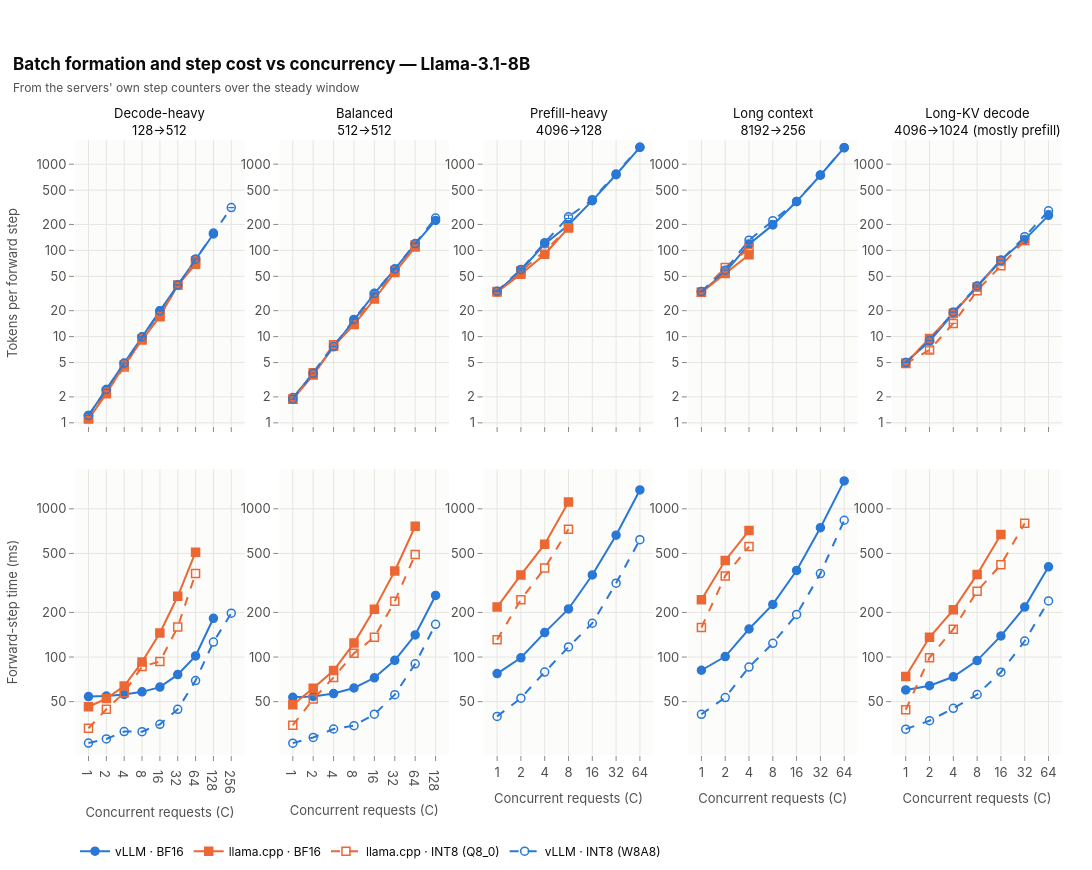

Source (notebook cell):
### Markdown cell above
## 1. Do both servers batch?

### Code cell
fig = plots.concurrency_grid(primary, [
    plots.Panel("tokens_per_step_mean", "Tokens per forward step", "tokens", log_y=True, share_y=True, fmt=".1f"),
    plots.Panel("step_time_s", "Forward-step time (ms)", "ms", scale=1e3, log_y=True, share_y=True, error=None),
], title=f"Batch formation and step cost vs concurrency — {registry.model_label(MODEL)}",
   subtitle="From the servers' own step counters over the steady window")
fig.show()

### Figure 1 — Plotly figure (JSON) as saved in the notebook; plotly's stock layout.template omitted (floating-point values rounded to 4 significant figures)
{"data": [{"customdata": [[0.0002708, 3.0], [0.0004127, 3.0], [0.007982, 3.0], [0.001001, 3.0], [0.06364, 3.0], [0.194, 3.0], [0.7874, 3.0], [0.4239, 3.0]], "error_y": {"array": [0.0002708, 0.0004127, 0.007982, 0.001001, 0.06364, 0.194, 0.7874, 0.4239], "color": "#2a78d6", "thickness": 1.1, "type": "data", "width": 3}, "hovertemplate": "<b>vLLM · BF16</b><br>C = %{x}<br>Tokens per forward step: %{y:.1f} tokens ± %{customdata[0]:.1f}<br>repetitions: %{customdata[1]}<extra></extra>", "legendgroup": "vllm_bf16", "line": {"color": "#2a78d6", "dash": "solid", "width": 2.0}, "marker": {"color": "#2a78d6", "line": {"color": "#2a78d6", "width": 1.5}, "size": 8, "symbol": "circle"}, "mode": "lines+markers", "name": "vLLM · BF16", "showlegend": true, "type": "scatter", "x": [1, 2, 4, 8, 16, 32, 64, 128], "xaxis": "x", "y": [1.22, 2.429, 4.893, 9.877, 19.92, 39.61, 79.21, 154.9], "yaxis": "y"}, {"customdata": [[0.01745, 3.0], [0.01427, 3.0], [0.04597, 3.0], [0.06643, 3.0], [0.3405, 3.0], [0.04381, 3.0], [0.2939, 3.0]], "error_y": {"array": [0.01745, 0.01427, 0.04597, 0.06643, 0.3405, 0.04381, 0.2939], "color": "#eb6834", "thickness": 1.1, "type": "data", "width": 3}, "hovertemplate": "<b>llama.cpp · BF16</b><br>C = %{x}<br>Tokens per forward step: %{y:.1f} tokens ± %{customdata[0]:.1f}<br>repetitions: %{customdata[1]}<extra></extra>", "legendgroup": "llama_cpp_bf16", "line": {"color": "#eb6834", "dash": "solid", "width": 2.0}, "marker": {"color": "#eb6834", "line": {"color": "#eb6834", "width": 1.5}, "size": 8, "symbol": "square"}, "mode": "lines+markers", "name": "llama.cpp · BF16", "showlegend": true, "type": "scatter", "x": [1, 2, 4, 8, 16, 32, 64], "xaxis": "x", "y": [1.106, 2.174, 4.679, 9.13, 17.2, 39.44, 69.23], "yaxis": "y"}, {"customdata": [[0.0153, 3.0], [0.004663, 3.0], [0.3253, 3.0], [0.2371, 3.0], [0.1535, 3.0], [0.2918, 3.0], [4.395, 3.0]], "error_y": {"array": [0.0153, 0.004663, 0.3253, 0.2371, 0.1535, 0.2918, 4.395], "color": "#eb6834", "thickness": 1.1, "type": "data", "width": 3}, "hovertemplate": "<b>llama.cpp · INT8 (Q8_0)</b><br>C = %{x}<br>Tokens per forward step: %{y:.1f} tokens ± %{customdata[0]:.1f}<br>repetitions: %{customdata[1]}<extra></extra>", "legendgroup": "llama_cpp_int8", "line": {"color": "#eb6834", "dash": "dash", "width": 2.0}, "marker": {"color": "#eb6834", "line": {"color": "#eb6834", "width": 1.5}, "size": 8, "symbol": "square-open"}, "mode": "lines+markers", "name": "llama.cpp · INT8 (Q8_0)", "showlegend": true, "type": "scatter", "x": [1, 2, 4, 8, 16, 32, 64], "xaxis": "x", "y": [1.121, 2.275, 4.433, 9.464, 17.02, 39.62, 76.06], "yaxis": "y"}, {"customdata": [[0.0001359, 3.0], [0.0002873, 3.0], [0.001803, 3.0], [0.03576, 3.0], [0.08013, 3.0], [0.1813, 3.0], [0.1137, 3.0], [0.3293, 3.0], [0.6345, 3.0]], "error_y": {"array": [0.0001359, 0.0002873, 0.001803, 0.03576, 0.08013, 0.1813, 0.1137, 0.3293, 0.6345], "color": "#2a78d6", "thickness": 1.1, "type": "data", "width": 3}, "hovertemplate": "<b>vLLM · INT8 (W8A8)</b><br>C = %{x}<br>Tokens per forward step: %{y:.1f} tokens ± %{customdata[0]:.1f}<br>repetitions: %{customdata[1]}<extra></extra>", "legendgroup": "vllm_int8", "line": {"color": "#2a78d6", "dash": "dash", "width": 2.0}, "marker": {"color": "#2a78d6", "line": {"color": "#2a78d6", "width": 1.5}, "size": 8, "symbol": "circle-open"}, "mode": "lines+markers", "name": "vLLM · INT8 (W8A8)", "showlegend": true, "type": "scatter", "x": [1, 2, 4, 8, 16, 32, 64, 128, 256], "xaxis": "x", "y": [1.22, 2.436, 4.938, 9.952, 19.93, 39.68, 79.03, 158.8, 313.6], "yaxis": "y"}, {"customdata": [[0.07239, 3.0], [0.009787, 3.0], [0.003703, 3.0], [0.05105, 3.0], [0.07343, 3.0], [0.6748, 3.0], [2.162, 3.0], [0.2869, 3.0]], "error_y": {"array": [0.07239, 0.009787, 0.003703, 0.05105, 0.07343, 0.6748, 2.162, 0.2869], "color": "#2a78d6", "thickness": 1.1, "type": "data", "width": 3}, "hovertemplate": "<b>vLLM · BF16</b><br>C = %{x}<br>Tokens per forward step: %{y:.1f} tokens ± %{customdata[0]:.1f}<br>repetitions: %{customdata[1]}<extra></extra>", "legendgroup": "vllm_bf16", "line": {"color": "#2a78d6", "dash": "solid", "width": 2.0}, "marker": {"color": "#2a78d6", "line": {"color": "#2a78d6", "width": 1.5}, "size": 8, "symbol": "circle"}, "mode": "lines+markers", "name": "vLLM · BF16", "showlegend": false, "type": "scatter", "x": [1, 2, 4, 8, 16, 32, 64, 128], "xaxis": "x2", "y": [1.961, 3.725, 7.622, 15.74, 31.53, 60.71, 118.3, 222.9], "yaxis": "y2"}, {"customdata": [[0.003721, 3.0], [0.02116, 3.0], [1.088e-15, 3.0], [0.1007, 3.0], [0.01819, 3.0], [0.1924, 3.0], [0.2289, 3.0]], "error_y": {"array": [0.003721, 0.02116, 1.088e-15, 0.1007, 0.01819, 0.1924, 0.2289], "color": "#eb6834", "thickness": 1.1, "type": "data", "width": 3}, "hovertemplate": "<b>llama.cpp · BF16</b><br>C = %{x}<br>Tokens per forward step: %{y:.1f} tokens ± %{customdata[0]:.1f}<br>repetitions: %{customdata[1]}<extra></extra>", "legendgroup": "llama_cpp_bf16", "line": {"color": "#eb6834", "dash": "solid", "width": 2.0}, "marker": {"color": "#eb6834", "line": {"color": "#eb6834", "width": 1.5}, "size": 8, "symbol": "square"}, "mode": "lines+markers", "name": "llama.cpp · BF16", "showlegend": false, "type": "scatter", "x": [1, 2, 4, 8, 16, 32, 64], "xaxis": "x2", "y": [1.88, 3.579, 7.728, 13.81, 27.24, 55.45, 109.2], "yaxis": "y2"}, {"customdata": [[0.006986, 3.0], [0.1517, 3.0], [0.004586, 3.0], [0.2757, 3.0], [0.1872, 3.0], [0.1623, 3.0], [0.2126, 3.0]], "error_y": {"array": [0.006986, 0.1517, 0.004586, 0.2757, 0.1872, 0.1623, 0.2126], "color": "#eb6834", "thickness": 1.1, "type": "data", "width": 3}, "hovertemplate": "<b>llama.cpp · INT8 (Q8_0)</b><br>C = %{x}<br>Tokens per forward step: %{y:.1f} tokens ± %{customdata[0]:.1f}<br>repetitions: %{customdata[1]}<extra></extra>", "legendgroup": "llama_cpp_int8", "line": {"color": "#eb6834", "dash": "dash", "width": 2.0}, "marker": {"color": "#eb6834", "line": {"color": "#eb6834", "width": 1.5}, "size": 8, "symbol": "square-open"}, "mode": "lines+markers", "name": "llama.cpp · INT8 (Q8_0)", "showlegend": false, "type": "scatter", "x": [1, 2, 4, 8, 16, 32, 64], "xaxis": "x2", "y": [1.88, 3.803, 8.068, 14.04, 29.65, 57.57, 115.7], "yaxis": "y2"}, {"customdata": [[0.002001, 3.0], [0.002096, 3.0], [0.01596, 3.0], [0.03119, 3.0], [0.2927, 3.0], [0.5568, 3.0], [0.2637, 3.0], [1.104, 3.0]], "error_y": {"array": [0.002001, 0.002096, 0.01596, 0.03119, 0.2927, 0.5568, 0.2637, 1.104], "color": "#2a78d6", "thickness": 1.1, "type": "data", "width": 3}, "hovertemplate": "<b>vLLM · INT8 (W8A8)</b><br>C = %{x}<br>Tokens per forward step: %{y:.1f} tokens ± %{customdata[0]:.1f}<br>repetitions: %{customdata[1]}<extra></extra>", "legendgroup": "vllm_int8", "line": {"color": "#2a78d6", "dash": "dash", "width": 2.0}, "marker": {"color": "#2a78d6", "line": {"color": "#2a78d6", "width": 1.5}, "size": 8, "symbol": "circle-open"}, "mode": "lines+markers", "name": "vLLM · INT8 (W8A8)", "showlegend": false, "type": "scatter", "x": [1, 2, 4, 8, 16, 32, 64, 128], "xaxis": "x2", "y": [1.879, 3.757, 7.712, 15.82, 31.81, 60.95, 119.9, 237.5], "yaxis": "y2"}, {"customdata": [[0.0545, 3.0], [0.1298, 3.0], [3.925, 3.0], [1.885, 3.0], [6.405, 3.0], [7.199, 3.0], [2.491, 3.0]], "error_y": {"array": [0.0545, 0.1298, 3.925, 1.885, 6.405, 7.199, 2.491], "color": "#2a78d6", "thickness": 1.1, "type": "data", "width": 3}, "hovertemplate": "<b>vLLM · BF16</b><br>C = %{x}<br>Tokens per forward step: %{y:.1f} tokens ± %{customdata[0]:.1f}<br>repetitions: %{customdata[1]}<extra></extra>", "legendgroup": "vllm_bf16", "line": {"color": "#2a78d6", "dash": "solid", "width": 2.0}, "marker": {"color": "#2a78d6", "line": {"color": "#2a78d6", "width": 1.5}, "size": 8, "symbol": "circle"}, "mode": "lines+markers", "name": "vLLM · BF16", "showlegend": false, "type": "scatter", "x": [1, 2, 4, 8, 16, 32, 64], "xaxis": "x3", "y": [33.09, 58.48, 119.0, 197.4, 377.7, 754.0, 1567.0], "yaxis": "y3"}, {"customdata": [[0.1658, 3.0], [0.1676, 3.0], [0.7582, 3.0], [0.4231, 3.0]], "error_y": {"array": [0.1658, 0.1676, 0.7582, 0.4231], "color": "#eb6834", "thickness": 1.1, "type": "data", "width": 3}, "hovertemplate": "<b>llama.cpp · BF16</b><br>C = %{x}<br>Tokens per forward step: %{y:.1f} tokens ± %{customdata[0]:.1f}<br>repetitions: %{customdata[1]}<extra></extra>", "legendgroup": "llama_cpp_bf16", "line": {"color": "#eb6834", "dash": "solid", "width": 2.0}, "marker": {"color": "#eb6834", "line": {"color": "#eb6834", "width": 1.5}, "size": 8, "symbol": "square"}, "mode": "lines+markers", "name": "llama.cpp · BF16", "showlegend": false, "type": "scatter", "x": [1, 2, 4, 8], "xaxis": "x3", "y": [32.95, 52.76, 90.23, 183.1], "yaxis": "y3"}, {"customdata": [[0.05744, 3.0], [0.1683, 3.0], [1.166, 3.0], [0.2858, 3.0]], "error_y": {"array": [0.05744, 0.1683, 1.166, 0.2858], "color": "#eb6834", "thickness": 1.1, "type": "data", "width": 3}, "hovertemplate": "<b>llama.cpp · INT8 (Q8_0)</b><br>C = %{x}<br>Tokens per forward step: %{y:.1f} tokens ± %{customdata[0]:.1f}<br>repetitions: %{customdata[1]}<extra></extra>", "legendgroup": "llama_cpp_int8", "line": {"color": "#eb6834", "dash": "dash", "width": 2.0}, "marker": {"color": "#eb6834", "line": {"color": "#eb6834", "width": 1.5}, "size": 8, "symbol": "square-open"}, "mode": "lines+markers", "name": "llama.cpp · INT8 (Q8_0)", "showlegend": false, "type": "scatter", "x": [1, 2, 4, 8], "xaxis": "x3", "y": [33.4, 57.83, 98.2, 183.0], "yaxis": "y3"}, {"customdata": [[0.3268, 3.0], [2.441, 3.0], [9.681, 3.0], [11.08, 3.0], [10.19, 3.0], [9.927, 3.0], [13.31, 3.0]], "error_y": {"array": [0.3268, 2.441, 9.681, 11.08, 10.19, 9.927, 13.31], "color": "#2a78d6", "thickness": 1.1, "type": "data", "width": 3}, "hovertemplate": "<b>vLLM · INT8 (W8A8)</b><br>C = %{x}<br>Tokens per forward step: %{y:.1f} tokens ± %{customdata[0]:.1f}<br>repetitions: %{customdata[1]}<extra></extra>", "legendgroup": "vllm_int8", "line": {"color": "#2a78d6", "dash": "dash", "width": 2.0}, "marker": {"color": "#2a78d6", "line": {"color": "#2a78d6", "width": 1.5}, "size": 8, "symbol": "circle-open"}, "mode": "lines+markers", "name": "vLLM · INT8 (W8A8)", "showlegend": false, "type": "scatter", "x": [1, 2, 4, 8, 16, 32, 64], "xaxis": "x3", "y": [33.59, 60.16, 122.9, 245.2, 387.4, 771.7, 1573.0], "yaxis": "y3"}, {"customdata": [[0.09475, 3.0], [0.05895, 3.0], [1.706, 3.0], [1.771, 3.0], [2.331, 3.0], [1.935, 3.0], [2.115, 3.0]], "error_y": {"array": [0.09475, 0.05895, 1.706, 1.771, 2.331, 1.935, 2.115], "color": "#2a78d6", "thickness": 1.1, "type": "data", "width": 3}, "hovertemplate": "<b>vLLM · BF16</b><br>C = %{x}<br>Tokens per forward step: %{y:.1f} tokens ± %{customdata[0]:.1f}<br>repetitions: %{customdata[1]}<extra></extra>", "legendgroup": "vllm_bf16", "line": {"color": "#2a78d6", "dash": "solid", "width": 2.0}, "marker": {"color": "#2a78d6", "line": {"color": "#2a78d6", "width": 1.5}, "size": 8, "symbol": "circle"}, "mode": "lines+markers", "name": "vLLM · BF16", "showlegend": false, "type": "scatter", "x": [1, 2, 4, 8, 16, 32, 64], "xaxis": "x4", "y": [33.09, 55.82, 118.2, 197.6, 368.6, 744.2, 1553.0], "yaxis": "y4"}, {"customdata": [[0.07206, 3.0], [0.2173, 3.0], [0.0, 3.0]], "error_y": {"array": [0.07206, 0.2173, 0.0], "color": "#eb6834", "thickness": 1.1, "type": "data", "width": 3}, "hovertemplate": "<b>llama.cpp · BF16</b><br>C = %{x}<br>Tokens per forward step: %{y:.1f} tokens ± %{customdata[0]:.1f}<br>repetitions: %{customdata[1]}<extra></extra>", "legendgroup": "llama_cpp_bf16", "line": {"color": "#eb6834", "dash": "solid", "width": 2.0}, "marker": {"color": "#eb6834", "line": {"color": "#eb6834", "width": 1.5}, "size": 8, "symbol": "square"}, "mode": "lines+markers", "name": "llama.cpp · BF16", "showlegend": false, "type": "scatter", "x": [1, 2, 4], "xaxis": "x4", "y": [32.6, 54.0, 89.04], "yaxis": "y4"}, {"customdata": [[0.07, 3.0], [0.3019, 3.0], [0.1888, 3.0]], "error_y": {"array": [0.07, 0.3019, 0.1888], "color": "#eb6834", "thickness": 1.1, "type": "data", "width": 3}, "hovertemplate": "<b>llama.cpp · INT8 (Q8_0)</b><br>C = %{x}<br>Tokens per forward step: %{y:.1f} tokens ± %{customdata[0]:.1f}<br>repetitions: %{customdata[1]}<extra></extra>", "legendgroup": "llama_cpp_int8", "line": {"color": "#eb6834", "dash": "dash", "width": 2.0}, "marker": {"color": "#eb6834", "line": {"color": "#eb6834", "width": 1.5}, "size": 8, "symbol": "square-open"}, "mode": "lines+markers", "name": "llama.cpp · INT8 (Q8_0)", "showlegend": false, "type": "scatter", "x": [1, 2, 4], "xaxis": "x4", "y": [32.67, 63.49, 105.1], "yaxis": "y4"}, {"customdata": [[0.2073, 3.0], [0.03805, 3.0], [0.378, 3.0], [3.481e-14, 3.0], [1.53, 3.0], [1.967, 3.0], [2.115, 3.0]], "error_y": {"array": [0.2073, 0.03805, 0.378, 3.481e-14, 1.53, 1.967, 2.115], "color": "#2a78d6", "thickness": 1.1, "type": "data", "width": 3}, "hovertemplate": "<b>vLLM · INT8 (W8A8)</b><br>C = %{x}<br>Tokens per forward step: %{y:.1f} tokens ± %{customdata[0]:.1f}<br>repetitions: %{customdata[1]}<extra></extra>", "legendgroup": "vllm_int8", "line": {"color": "#2a78d6", "dash": "dash", "width": 2.0}, "marker": {"color": "#2a78d6", "line": {"color": "#2a78d6", "width": 1.5}, "size": 8, "symbol": "circle-open"}, "mode": "lines+markers", "name": "vLLM · INT8 (W8A8)", "showlegend": false, "type": "scatter", "x": [1, 2, 4, 8, 16, 32, 64], "xaxis": "x4", "y": [33.31, 58.92, 131.4, 221.4, 369.5, 750.0, 1553.0], "yaxis": "y4"}, {"customdata": [[0.001017, 3.0], [0.01877, 3.0], [0.05584, 3.0], [0.1399, 3.0], [0.4657, 3.0], [1.059, 3.0], [3.302, 3.0]], "error_y": {"array": [0.001017, 0.01877, 0.05584, 0.1399, 0.4657, 1.059, 3.302], "color": "#2a78d6", "thickness": 1.1, "type": "data", "width": 3}, "hovertemplate": "<b>vLLM · BF16</b><br>C = %{x}<br>Tokens per forward step: %{y:.1f} tokens ± %{customdata[0]:.1f}<br>repetitions: %{customdata[1]}<extra></extra>", "legendgroup": "vllm_bf16", "line": {"color": "#2a78d6", "dash": "solid", "width": 2.0}, "marker": {"color": "#2a78d6", "line": {"color": "#2a78d6", "width": 1.5}, "size": 8, "symbol": "circle"}, "mode": "lines+markers", "name": "vLLM · BF16", "showlegend": false, "type": "scatter", "x": [1, 2, 4, 8, 16, 32, 64], "xaxis": "x5", "y": [5.001, 8.887, 18.46, 38.44, 77.51, 133.4, 255.0], "yaxis": "y5"}, {"customdata": [[0.0686, 3.0], [0.1574, 3.0], [2.705, 3.0], [1.965, 3.0], [2.67, 3.0]], "error_y": {"array": [0.0686, 0.1574, 2.705, 1.965, 2.67], "color": "#eb6834", "thickness": 1.1, "type": "data", "width": 3}, "hovertemplate": "<b>llama.cpp · BF16</b><br>C = %{x}<br>Tokens per forward step: %{y:.1f} tokens ± %{customdata[0]:.1f}<br>repetitions: %{customdata[1]}<extra></extra>", "legendgroup": "llama_cpp_bf16", "line": {"color": "#eb6834", "dash": "solid", "width": 2.0}, "marker": {"color": "#eb6834", "line": {"color": "#eb6834", "width": 1.5}, "size": 8, "symbol": "square"}, "mode": "lines+markers", "name": "llama.cpp · BF16", "showlegend": false, "type": "scatter", "x": [1, 2, 4, 8, 16], "xaxis": "x5", "y": [4.916, 9.52, 18.6, 37.72, 75.76], "yaxis": "y5"}, {"customdata": [[0.005406, 3.0], [0.5568, 3.0], [0.02983, 3.0], [0.04297, 3.0], [0.06583, 3.0], [0.07843, 3.0]], "error_y": {"array": [0.005406, 0.5568, 0.02983, 0.04297, 0.06583, 0.07843], "color": "#eb6834", "thickness": 1.1, "type": "data", "width": 3}, "hovertemplate": "<b>llama.cpp · INT8 (Q8_0)</b><br>C = %{x}<br>Tokens per forward step: %{y:.1f} tokens ± %{customdata[0]:.1f}<br>repetitions: %{customdata[1]}<extra></extra>", "legendgroup": "llama_cpp_int8", "line": {"color": "#eb6834", "dash": "dash", "width": 2.0}, "marker": {"color": "#eb6834", "line": {"color": "#eb6834", "width": 1.5}, "size": 8, "symbol": "square-open"}, "mode": "lines+markers", "name": "llama.cpp · INT8 (Q8_0)", "showlegend": false, "type": "scatter", "x": [1, 2, 4, 8, 16, 32], "xaxis": "x5", "y": [4.877, 7.009, 14.21, 34.09, 66.42, 129.9], "yaxis": "y5"}, {"customdata": [[0.001017, 3.0], [0.02793, 3.0], [0.02045, 3.0], [1.001, 3.0], [0.0471, 3.0], [0.3603, 3.0], [1.163, 3.0]], "error_y": {"array": [0.001017, 0.02793, 0.02045, 1.001, 0.0471, 0.3603, 1.163], "color": "#2a78d6", "thickness": 1.1, "type": "data", "width": 3}, "hovertemplate": "<b>vLLM · INT8 (W8A8)</b><br>C = %{x}<br>Tokens per forward step: %{y:.1f} tokens ± %{customdata[0]:.1f}<br>repetitions: %{customdata[1]}<extra></extra>", "legendgroup": "vllm_int8", "line": {"color": "#2a78d6", "dash": "dash", "width": 2.0}, "marker": {"color": "#2a78d6", "line": {"color": "#2a78d6", "width": 1.5}, "size": 8, "symbol": "circle-open"}, "mode": "lines+markers", "name": "vLLM · INT8 (W8A8)", "showlegend": false, "type": "scatter", "x": [1, 2, 4, 8, 16, 32, 64], "xaxis": "x5", "y": [5.002, 9.008, 19.23, 38.69, 76.51, 144.2, 287.6], "yaxis": "y5"}, {"customdata": [[null, 3.0], [null, 3.0], [null, 3.0], [null, 3.0], [null, 3.0], [null, 3.0], [null, 3.0], [null, 3.0]], "hovertemplate": "<b>vLLM · BF16</b><br>C = %{x}<br>Forward-step time (ms): %{y:.3g} ms<br>repetitions: %{customdata[1]}<extra></extra>", "legendgroup": "vllm_bf16", "line": {"color": "#2a78d6", "dash": "solid", "width": 2.0}, "marker": {"color": "#2a78d6", "line": {"color": "#2a78d6", "width": 1.5}, "size": 8, "symbol": "circle"}, "mode": "lines+markers", "name": "vLLM · BF16", "showlegend": false, "type": "scatter", "x": [1, 2, 4, 8, 16, 32, 64, 128], "xaxis": "x6", "y": [54.07, 54.6, 55.96, 58.21, 62.68, 76.1, 101.8, 182.6], "yaxis": "y6"}, {"customdata": [[null, 3.0], [null, 3.0], [null, 3.0], [null, 3.0], [null, 3.0], [null, 3.0], [null, 3.0]], "hovertemplate": "<b>llama.cpp · BF16</b><br>C = %{x}<br>Forward-step time (ms): %{y:.3g} ms<br>repetitions: %{customdata[1]}<extra></extra>", "legendgroup": "llama_cpp_bf16", "line": {"color": "#eb6834", "dash": "solid", "width": 2.0}, "marker": {"color": "#eb6834", "line": {"color": "#eb6834", "width": 1.5}, "size": 8, "symbol": "square"}, "mode": "lines+markers", "name": "llama.cpp · BF16", "showlegend": false, "type": "scatter", "x": [1, 2, 4, 8, 16, 32, 64], "xaxis": "x6", "y": [46.21, 52.46, 63.66, 92.54, 145.2, 257.1, 509.8], "yaxis": "y6"}, {"customdata": [[null, 3.0], [null, 3.0], [null, 3.0], [null, 3.0], [null, 3.0], [null, 3.0], [null, 3.0]], "hovertemplate": "<b>llama.cpp · INT8 (Q8_0)</b><br>C = %{x}<br>Forward-step time (ms): %{y:.3g} ms<br>repetitions: %{customdata[1]}<extra></extra>", "legendgroup": "llama_cpp_int8", "line": {"color": "#eb6834", "dash": "dash", "width": 2.0}, "marker": {"color": "#eb6834", "line": {"color": "#eb6834", "width": 1.5}, "size": 8, "symbol": "square-open"}, "mode": "lines+markers", "name": "llama.cpp · INT8 (Q8_0)", "showlegend": false, "type": "scatter", "x": [1, 2, 4, 8, 16, 32, 64], "xaxis": "x6", "y": [33.05, 44.43, 57.48, 86.21, 93.29, 159.5, 366.4], "yaxis": "y6"}, {"customdata": [[null, 3.0], [null, 3.0], [null, 3.0], [null, 3.0], [null, 3.0], [null, 3.0], [null, 3.0], [null, 3.0], [null, 3.0]], "hovertemplate": "<b>vLLM · INT8 (W8A8)</b><br>C = %{x}<br>Forward-step time (ms): %{y:.3g} ms<br>repetitions: %{customdata[1]}<extra></extra>", "legendgroup": "vllm_int8", "line": {"color": "#2a78d6", "dash": "dash", "width": 2.0}, "marker": {"color": "#2a78d6", "line": {"color": "#2a78d6", "width": 1.5}, "size": 8, "symbol": "circle-open"}, "mode": "lines+markers", "name": "vLLM · INT8 (W8A8)", "showlegend": false, "type": "scatter", "x": [1, 2, 4, 8, 16, 32, 64, 128, 256], "xaxis": "x6", "y": [26.27, 28.01, 31.4, 31.38, 35.16, 44.38, 69.35, 126.2, 197.6], "yaxis": "y6"}, {"customdata": [[null, 3.0], [null, 3.0], [null, 3.0], [null, 3.0], [null, 3.0], [null, 3.0], [null, 3.0], [null, 3.0]], "hovertemplate": "<b>vLLM · BF16</b><br>C = %{x}<br>Forward-step time (ms): %{y:.3g} ms<br>repetitions: %{customdata[1]}<extra></extra>", "legendgroup": "vllm_bf16", "line": {"color": "#2a78d6", "dash": "solid", "width": 2.0}, "marker": {"color": "#2a78d6", "line": {"color": "#2a78d6", "width": 1.5}, "size": 8, "symbol": "circle"}, "mode": "lines+markers", "name": "vLLM · BF16", "showlegend": false, "type": "scatter", "x": [1, 2, 4, 8, 16, 32, 64, 128], "xaxis": "x7", "y": [53.46, 54.2, 56.7, 61.81, 72.44, 95.06, 141.0, 260.4], "yaxis": "y7"}, {"customdata": [[null, 3.0], [null, 3.0], [null, 3.0], [null, 3.0], [null, 3.0], [null, 3.0], [null, 3.0]], "hovertemplate": "<b>llama.cpp · BF16</b><br>C = %{x}<br>Forward-step time (ms): %{y:.3g} ms<br>repetitions: %{customdata[1]}<extra></extra>", "legendgroup": "llama_cpp_bf16", "line": {"color": "#eb6834", "dash": "solid", "width": 2.0}, "marker": {"color": "#eb6834", "line": {"color": "#eb6834", "width": 1.5}, "size": 8, "symbol": "square"}, "mode": "lines+markers", "name": "llama.cpp · BF16", "showlegend": false, "type": "scatter", "x": [1, 2, 4, 8, 16, 32, 64], "xaxis": "x7", "y": [47.65, 61.55, 81.13, 124.1, 210.5, 380.6, 762.4], "yaxis": "y7"}, {"customdata": [[null, 3.0], [null, 3.0], [null, 3.0], [null, 3.0], [null, 3.0], [null, 3.0], [null, 3.0]], "hovertemplate": "<b>llama.cpp · INT8 (Q8_0)</b><br>C = %{x}<br>Forward-step time (ms): %{y:.3g} ms<br>repetitions: %{customdata[1]}<extra></extra>", "legendgroup": "llama_cpp_int8", "line": {"color": "#eb6834", "dash": "dash", "width": 2.0}, "marker": {"color": "#eb6834", "line": {"color": "#eb6834", "width": 1.5}, "size": 8, "symbol": "square-open"}, "mode": "lines+markers", "name": "llama.cpp · INT8 (Q8_0)", "showlegend": false, "type": "scatter", "x": [1, 2, 4, 8, 16, 32, 64], "xaxis": "x7", "y": [34.69, 52.01, 72.88, 105.9, 136.2, 237.8, 491.8], "yaxis": "y7"}, {"customdata": [[null, 3.0], [null, 3.0], [null, 3.0], [null, 3.0], [null, 3.0], [null, 3.0], [null, 3.0], [null, 3.0]], "hovertemplate": "<b>vLLM · INT8 (W8A8)</b><br>C = %{x}<br>Forward-step time (ms): %{y:.3g} ms<br>repetitions: %{customdata[1]}<extra></extra>", "legendgroup": "vllm_int8", "line": {"color": "#2a78d6", "dash": "dash", "width": 2.0}, "marker": {"color": "#2a78d6", "line": {"color": "#2a78d6", "width": 1.5}, "size": 8, "symbol": "circle-open"}, "mode": "lines+markers", "name": "vLLM · INT8 (W8A8)", "showlegend": false, "type": "scatter", "x": [1, 2, 4, 8, 16, 32, 64, 128], "xaxis": "x7", "y": [26.24, 28.66, 32.69, 34.43, 41.14, 55.75, 90.0, 166.3], "yaxis": "y7"}, {"customdata": [[null, 3.0], [null, 3.0], [null, 3.0], [null, 3.0], [null, 3.0], [null, 3.0], [null, 3.0]], "hovertemplate": "<b>vLLM · BF16</b><br>C = %{x}<br>Forward-step time (ms): %{y:.3g} ms<br>repetitions: %{customdata[1]}<extra></extra>", "legendgroup": "vllm_bf16", "line": {"color": "#2a78d6", "dash": "solid", "width": 2.0}, "marker": {"color": "#2a78d6", "line": {"color": "#2a78d6", "width": 1.5}, "size": 8, "symbol": "circle"}, "mode": "lines+markers", "name": "vLLM · BF16", "showlegend": false, "type": "scatter", "x": [1, 2, 4, 8, 16, 32, 64], "xaxis": "x8", "y": [77.38, 98.85, 146.2, 211.0, 357.9, 663.9, 1341.0], "yaxis": "y8"}, {"customdata": [[null, 3.0], [null, 3.0], [null, 3.0], [null, 3.0]], "hovertemplate": "<b>llama.cpp · BF16</b><br>C = %{x}<br>Forward-step time (ms): %{y:.3g} ms<br>repetitions: %{customdata[1]}<extra></extra>", "legendgroup": "llama_cpp_bf16", "line": {"color": "#eb6834", "dash": "solid", "width": 2.0}, "marker": {"color": "#eb6834", "line": {"color": "#eb6834", "width": 1.5}, "size": 8, "symbol": "square"}, "mode": "lines+markers", "name": "llama.cpp · BF16", "showlegend": false, "type": "scatter", "x": [1, 2, 4, 8], "xaxis": "x8", "y": [217.3, 358.1, 577.8, 1113.0], "yaxis": "y8"}, {"customdata": [[null, 3.0], [null, 3.0], [null, 3.0], [null, 3.0]], "hovertemplate": "<b>llama.cpp · INT8 (Q8_0)</b><br>C = %{x}<br>Forward-step time (ms): %{y:.3g} ms<br>repetitions: %{customdata[1]}<extra></extra>", "legendgroup": "llama_cpp_int8", "line": {"color": "#eb6834", "dash": "dash", "width": 2.0}, "marker": {"color": "#eb6834", "line": {"color": "#eb6834", "width": 1.5}, "size": 8, "symbol": "square-open"}, "mode": "lines+markers", "name": "llama.cpp · INT8 (Q8_0)", "showlegend": false, "type": "scatter", "x": [1, 2, 4, 8], "xaxis": "x8", "y": [131.0, 243.7, 398.1, 728.3], "yaxis": "y8"}, {"customdata": [[null, 3.0], [null, 3.0], [null, 3.0], [null, 3.0], [null, 3.0], [null, 3.0], [null, 3.0]], "hovertemplate": "<b>vLLM · INT8 (W8A8)</b><br>C = %{x}<br>Forward-step time (ms): %{y:.3g} ms<br>repetitions: %{customdata[1]}<extra></extra>", "legendgroup": "vllm_int8", "line": {"color": "#2a78d6", "dash": "dash", "width": 2.0}, "marker": {"color": "#2a78d6", "line": {"color": "#2a78d6", "width": 1.5}, "size": 8, "symbol": "circle-open"}, "mode": "lines+markers", "name": "vLLM · INT8 (W8A8)", "showlegend": false, "type": "scatter", "x": [1, 2, 4, 8, 16, 32, 64], "xaxis": "x8", "y": [39.77, 52.81, 79.16, 116.9, 169.0, 315.2, 619.0], "yaxis": "y8"}, {"customdata": [[null, 3.0], [null, 3.0], [null, 3.0], [null, 3.0], [null, 3.0], [null, 3.0], [null, 3.0]], "hovertemplate": "<b>vLLM · BF16</b><br>C = %{x}<br>Forward-step time (ms): %{y:.3g} ms<br>repetitions: %{customdata[1]}<extra></extra>", "legendgroup": "vllm_bf16", "line": {"color": "#2a78d6", "dash": "solid", "width": 2.0}, "marker": {"color": "#2a78d6", "line": {"color": "#2a78d6", "width": 1.5}, "size": 8, "symbol": "circle"}, "mode": "lines+markers", "name": "vLLM · BF16", "showlegend": false, "type": "scatter", "x": [1, 2, 4, 8, 16, 32, 64], "xaxis": "x9", "y": [81.44, 100.8, 154.6, 226.6, 383.9, 745.9, 1544.0], "yaxis": "y9"}, {"customdata": [[null, 3.0], [null, 3.0], [null, 3.0]], "hovertemplate": "<b>llama.cpp · BF16</b><br>C = %{x}<br>Forward-step time (ms): %{y:.3g} ms<br>repetitions: %{customdata[1]}<extra></extra>", "legendgroup": "llama_cpp_bf16", "line": {"color": "#eb6834", "dash": "solid", "width": 2.0}, "marker": {"color": "#eb6834", "line": {"color": "#eb6834", "width": 1.5}, "size": 8, "symbol": "square"}, "mode": "lines+markers", "name": "llama.cpp · BF16", "showlegend": false, "type": "scatter", "x": [1, 2, 4], "xaxis": "x9", "y": [243.9, 448.2, 712.8], "yaxis": "y9"}, {"customdata": [[null, 3.0], [null, 3.0], [null, 3.0]], "hovertemplate": "<b>llama.cpp · INT8 (Q8_0)</b><br>C = %{x}<br>Forward-step time (ms): %{y:.3g} ms<br>repetitions: %{customdata[1]}<extra></extra>", "legendgroup": "llama_cpp_int8", "line": {"color": "#eb6834", "dash": "dash", "width": 2.0}, "marker": {"color": "#eb6834", "line": {"color": "#eb6834", "width": 1.5}, "size": 8, "symbol": "square-open"}, "mode": "lines+markers", "name": "llama.cpp · INT8 (Q8_0)", "showlegend": false, "type": "scatter", "x": [1, 2, 4], "xaxis": "x9", "y": [158.1, 352.8, 556.5], "yaxis": "y9"}, {"customdata": [[null, 3.0], [null, 3.0], [null, 3.0], [null, 3.0], [null, 3.0], [null, 3.0], [null, 3.0]], "hovertemplate": "<b>vLLM · INT8 (W8A8)</b><br>C = %{x}<br>Forward-step time (ms): %{y:.3g} ms<br>repetitions: %{customdata[1]}<extra></extra>", "legendgroup": "vllm_int8", "line": {"color": "#2a78d6", "dash": "dash", "width": 2.0}, "marker": {"color": "#2a78d6", "line": {"color": "#2a78d6", "width": 1.5}, "size": 8, "symbol": "circle-open"}, "mode": "lines+markers", "name": "vLLM · INT8 (W8A8)", "showlegend": false, "type": "scatter", "x": [1, 2, 4, 8, 16, 32, 64], "xaxis": "x9", "y": [41.08, 53.28, 85.55, 123.8, 193.8, 365.8, 837.1], "yaxis": "y9"}, {"customdata": [[null, 3.0], [null, 3.0], [null, 3.0], [null, 3.0], [null, 3.0], [null, 3.0], [null, 3.0]], "hovertemplate": "<b>vLLM · BF16</b><br>C = %{x}<br>Forward-step time (ms): %{y:.3g} ms<br>repetitions: %{customdata[1]}<extra></extra>", "legendgroup": "vllm_bf16", "line": {"color": "#2a78d6", "dash": "solid", "width": 2.0}, "marker": {"color": "#2a78d6", "line": {"color": "#2a78d6", "width": 1.5}, "size": 8, "symbol": "circle"}, "mode": "lines+markers", "name": "vLLM · BF16", "showlegend": false, "type": "scatter", "x": [1, 2, 4, 8, 16, 32, 64], "xaxis": "x10", "y": [59.96, 64.09, 73.56, 94.63, 138.8, 217.3, 406.0], "yaxis": "y10"}, {"customdata": [[null, 3.0], [null, 3.0], [null, 3.0], [null, 3.0], [null, 3.0]], "hovertemplate": "<b>llama.cpp · BF16</b><br>C = %{x}<br>Forward-step time (ms): %{y:.3g} ms<br>repetitions: %{customdata[1]}<extra></extra>", "legendgroup": "llama_cpp_bf16", "line": {"color": "#eb6834", "dash": "solid", "width": 2.0}, "marker": {"color": "#eb6834", "line": {"color": "#eb6834", "width": 1.5}, "size": 8, "symbol": "square"}, "mode": "lines+markers", "name": "llama.cpp · BF16", "showlegend": false, "type": "scatter", "x": [1, 2, 4, 8, 16], "xaxis": "x10", "y": [73.95, 135.8, 208.2, 361.1, 670.9], "yaxis": "y10"}, {"customdata": [[null, 3.0], [null, 3.0], [null, 3.0], [null, 3.0], [null, 3.0], [null, 3.0]], "hovertemplate": "<b>llama.cpp · INT8 (Q8_0)</b><br>C = %{x}<br>Forward-step time (ms): %{y:.3g} ms<br>repetitions: %{customdata[1]}<extra></extra>", "legendgroup": "llama_cpp_int8", "line": {"color": "#eb6834", "dash": "dash", "width": 2.0}, "marker": {"color": "#eb6834", "line": {"color": "#eb6834", "width": 1.5}, "size": 8, "symbol": "square-open"}, "mode": "lines+markers", "name": "llama.cpp · INT8 (Q8_0)", "showlegend": false, "type": "scatter", "x": [1, 2, 4, 8, 16, 32], "xaxis": "x10", "y": [44.08, 99.07, 153.9, 278.2, 419.9, 800.1], "yaxis": "y10"}, {"customdata": [[null, 3.0], [null, 3.0], [null, 3.0], [null, 3.0], [null, 3.0], [null, 3.0], [null, 3.0]], "hovertemplate": "<b>vLLM · INT8 (W8A8)</b><br>C = %{x}<br>Forward-step time (ms): %{y:.3g} ms<br>repetitions: %{customdata[1]}<extra></extra>", "legendgroup": "vllm_int8", "line": {"color": "#2a78d6", "dash": "dash", "width": 2.0}, "marker": {"color": "#2a78d6", "line": {"color": "#2a78d6", "width": 1.5}, "size": 8, "symbol": "circle-open"}, "mode": "lines+markers", "name": "vLLM · INT8 (W8A8)", "showlegend": false, "type": "scatter", "x": [1, 2, 4, 8, 16, 32, 64], "xaxis": "x10", "y": [32.61, 37.17, 45.09, 55.88, 78.97, 128.2, 239.3], "yaxis": "y10"}], "layout": {"annotations": [{"font": {"color": "#0b0b0b", "size": 13}, "showarrow": false, "text": "Decode-heavy<br>128→512", "x": 0.086, "xanchor": "center", "xref": "paper", "y": 1.0, "yanchor": "bottom", "yref": "paper"}, {"font": {"color": "#0b0b0b", "size": 13}, "showarrow": false, "text": "Balanced<br>512→512", "x": 0.293, "xanchor": "center", "xref": "paper", "y": 1.0, "yanchor": "bottom", "yref": "paper"}, {"font": {"color": "#0b0b0b", "size": 13}, "showarrow": false, "text": "Prefill-heavy<br>4096→128", "x": 0.5, "xanchor": "center", "xref": "paper", "y": 1.0, "yanchor": "bottom", "yref": "paper"}, {"font": {"color": "#0b0b0b", "size": 13}, "showarrow": false, "text": "Long context<br>8192→256", "x": 0.707, "xanchor": "center", "xref": "paper", "y": 1.0, "yanchor": "bottom", "yref": "paper"}, {"font": {"color": "#0b0b0b", "size": 13}, "showarrow": false, "text": "Long-KV decode<br>4096→1024 (mostly prefill)", "x": 0.914, "xanchor": "center", "xref": "paper", "y": 1.0, "yanchor": "bottom", "yref": "paper"}], "height": 870, "title": {"text": "<b>Batch formation and step cost vs concurrency — Llama-3.1-8B</b><br><span style='font-size:12px;color:#52514e'>From the servers' own step counters over the steady window</span>"}, "width": 1100, "xaxis": {"anchor": "y", "domain": [0.0, 0.172], "matches": "x6", "showticklabels": false, "ticktext": ["1", "2", "4", "8", "16", "32", "64", "128", "256"], "tickvals": [1, 2, 4, 8, 16, 32, 64, 128, 256], "type": "log"}, "xaxis10": {"anchor": "y10", "domain": [0.828, 1.0], "ticktext": ["1", "2", "4", "8", "16", "32", "64", "128", "256"], "tickvals": [1, 2, 4, 8, 16, 32, 64, 128, 256], "title": {"text": "Concurrent requests (C)"}, "type": "log"}, "xaxis2": {"anchor": "y2", "domain": [0.207, 0.379], "matches": "x7", "showticklabels": false, "ticktext": ["1", "2", "4", "8", "16", "32", "64", "128", "256"], "tickvals": [1, 2, 4, 8, 16, 32, 64, 128, 256], "type": "log"}, "xaxis3": {"anchor": "y3", "domain": [0.414, 0.586], "matches": "x8", "showticklabels": false, "ticktext": ["1", "2", "4", "8", "16", "32", "64", "128", "256"], "tickvals": [1, 2, 4, 8, 16, 32, 64, 128, 256], "type": "log"}, "xaxis4": {"anchor": "y4", "domain": [0.621, 0.793], "matches": "x9", "showticklabels": false, "ticktext": ["1", "2", "4", "8", "16", "32", "64", "128", "256"], "tickvals": [1, 2, 4, 8, 16, 32, 64, 128, 256], "type": "log"}, "xaxis5": {"anchor": "y5", "domain": [0.828, 1.0], "matches": "x10", "showticklabels": false, "ticktext": ["1", "2", "4", "8", "16", "32", "64", "128", "256"], "tickvals": [1, 2, 4, 8, 16, 32, 64, 128, 256], "type": "log"}, "xaxis6": {"anchor": "y6", "domain": [0.0, 0.172], "ticktext": ["1", "2", "4", "8", "16", "32", "64", "128", "256"], "tickvals": [1, 2, 4, 8, 16, 32, 64, 128, 256], "title": {"text": "Concurrent requests (C)"}, "type": "log"}, "xaxis7": {"anchor": "y7", "domain": [0.207, 0.379], "ticktext": ["1", "2", "4", "8", "16", "32", "64", "128", "256"], "tickvals": [1, 2, 4, 8, 16, 32, 64, 128, 256], "title": {"text": "Concurrent requests (C)"}, "type": "log"}, "xaxis8": {"anchor": "y8", "domain": [0.414, 0.586], "ticktext": ["1", "2", "4", "8", "16", "32", "64", "128", "256"], "tickvals": [1, 2, 4, 8, 16, 32, 64, 128, 256], "title": {"text": "Concurrent requests (C)"}, "type": "log"}, "xaxis9": {"anchor": "y9", "domain": [0.621, 0.793], "ticktext": ["1", "2", "4", "8", "16", "32", "64", "128", "256"], "tickvals": [1, 2, 4, 8, 16, 32, 64, 128, 256], "title": {"text": "Concurrent requests (C)"}, "type": "log"}, "yaxis": {"anchor": "x", "domain": [0.535, 1.0], "range": [-0.03637, 3.28], "ticktext": ["1", "2", "5", "10", "20", "50", "100", "200", "500", "1000", "2000"], "tickvals": [1, 2, 5, 10, 20, 50, 100, 200, 500, 1000, 2000], "title": {"text": "Tokens per forward step"}, "type": "log"}, "yaxis10": {"anchor": "x10", "domain": [0.0, 0.465], "range": [1.339, 3.269], "ticktext": ["20", "50", "100", "200", "500", "1000", "2000"], "tickvals": [20, 50, 100, 200, 500, 1000, 2000], "type": "log"}, "yaxis2": {"anchor": "x2", "domain": [0.535, 1.0], "range": [-0.03637, 3.28], "ticktext": ["1", "2", "5", "10", "20", "50", "100", "200", "500", "1000", "2000"], "tickvals": [1, 2, 5, 10, 20, 50, 100, 200, 500, 1000, 2000], "type": "log"}, "yaxis3": {"anchor": "x3", "domain": [0.535, 1.0], "range": [-0.03637, 3.28], "ticktext": ["1", "2", "5", "10", "20", "50", "100", "200", "500", "1000", "2000"], "tickvals": [1, 2, 5, 10, 20, 50, 100, 200, 500, 1000, 2000], "type": "log"}, "yaxis4": {"anchor": "x4", "domain": [0.535, 1.0], "range": [-0.03637, 3.28], "ticktext": ["1", "2", "5", "10", "20", "50", "100", "200", "500", "1000", "2000"], "tickvals": [1, 2, 5, 10, 20, 50, 100, 200, 500, 1000, 2000], "type": "log"}, "yaxis5": {"anchor": "x5", "domain": [0.535, 1.0], "range": [-0.03637, 3.28], "ticktext": ["1", "2", "5", "10", "20", "50", "100", "200", "500", "1000", "2000"], "tickvals": [1, 2, 5, 10, 20, 50, 100, 200, 500, 1000, 2000], "type": "log"}, "yaxis6": {"anchor": "x6", "domain": [0.0, 0.465], "range": [1.339, 3.269], "ticktext": ["20", "50", "100", "200", "500", "1000", "2000"], "tickvals": [20, 50, 100, 200, 500, 1000, 2000], "title": {"text": "Forward-step time (ms)"}, "type": "log"}, "yaxis7": {"anchor": "x7", "domain": [0.0, 0.465], "range": [1.339, 3.269], "ticktext": ["20", "50", "100", "200", "500", "1000", "2000"], "tickvals": [20, 50, 100, 200, 500, 1000, 2000], "type": "log"}, "yaxis8": {"anchor": "x8", "domain": [0.0, 0.465], "range": [1.339, 3.269], "ticktext": ["20", "50", "100", "200", "500", "1000", "2000"], "tickvals": [20, 50, 100, 200, 500, 1000, 2000], "type": "log"}, "yaxis9": {"anchor": "x9", "domain": [0.0, 0.465], "range": [1.339, 3.269], "ticktext": ["20", "50", "100", "200", "500", "1000", "2000"], "tickvals": [20, 50, 100, 200, 500, 1000, 2000], "type": "log"}}}
